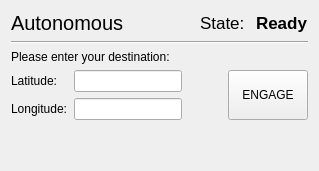
          <widget class="QWidget" name="page_auto">
           <layout class="QVBoxLayout" name="verticalLayout">
            <item>
             <layout class="QHBoxLayout" name="horizontalLayout_21">
              <item>
               <widget class="QLabel" name="label_129">
                <property name="font">
                 <font>
                  <pointsize>15</pointsize>
                  <weight>50</weight>
                  <bold>false</bold>
                 </font>
                </property>
                <property name="text">
                 <string>Autonomous</string>
                </property>
                <property name="alignment">
                 <set>Qt::AlignLeading|Qt::AlignLeft|Qt::AlignVCenter</set>
                </property>
               </widget>
              </item>
              <item>
               <spacer name="horizontalSpacer_26">
                <property name="orientation">
                 <enum>Qt::Horizontal</enum>
                </property>
                <property name="sizeHint" stdset="0">
                 <size>
                  <width>40</width>
                  <height>20</height>
                 </size>
                </property>
               </spacer>
              </item>
              <item>
               <widget class="QLabel" name="label_39">
                <property name="font">
                 <font>
                  <pointsize>13</pointsize>
                 </font>
                </property>
                <property name="text">
                 <string>State: </string>
                </property>
               </widget>
              </item>
              <item>
               <widget class="QLabel" name="label_auto_state">
                <property name="font">
                 <font>
                  <pointsize>13</pointsize>
                  <weight>75</weight>
                  <bold>true</bold>
                 </font>
                </property>
                <property name="text">
                 <string>Ready</string>
                </property>
               </widget>
              </item>
             </layout>
            </item>
            <item>
             <widget class="Line" name="line_20">
              <property name="orientation">
               <enum>Qt::Horizontal</enum>
              </property>
             </widget>
            </item>
            <item>
             <widget class="QLabel" name="label_35">
              <property name="font">
               <font>
                <italic>false</italic>
               </font>
              </property>
              <property name="text">
               <string>Please enter your destination:</string>
              </property>
             </widget>
            </item>
            <item>
             <layout class="QHBoxLayout" name="horizontalLayout_24">
              <item>
               <layout class="QVBoxLayout" name="verticalLayout_3">
                <item>
                 <widget class="QLabel" name="label_22">
                  <property name="text">
                   <string>Latitude:</string>
                  </property>
                 </widget>
                </item>
                <item>
                 <widget class="QLabel" name="label_23">
                  <property name="text">
                   <string>Longitude:</string>
                  </property>
                 </widget>
                </item>
               </layout>
              </item>
              <item>
               <layout class="QVBoxLayout" name="verticalLayout_4">
                <item>
                 <widget class="QLineEdit" name="edit_lat">
                  <property name="maxLength">
                   <number>20</number>
                  </property>
                 </widget>
                </item>
                <item>
                 <widget class="QLineEdit" name="edit_lng">
                  <property name="maxLength">
                   <number>20</number>
                  </property>
                 </widget>
                </item>
               </layout>
              </item>
              <item>
               <spacer name="horizontalSpacer_25">
                <property name="orientation">
                 <enum>Qt::Horizontal</enum>
                </property>
                <property name="sizeHint" stdset="0">
                 <size>
                  <width>40</width>
                  <height>20</height>
                 </size>
                </property>
               </spacer>
              </item>
              <item>
               <widget class="QPushButton" name="button_engage_auto">
                <property name="minimumSize">
                 <size>
                  <width>0</width>
                  <height>50</height>
                 </size>
                </property>
                <property name="text">
                 <string>ENGAGE</string>
                </property>
               </widget>
              </item>
             </layout>
            </item>
            <item>
             <spacer name="verticalSpacer_48">
              <property name="orientation">
               <enum>Qt::Vertical</enum>
              </property>
              <property name="sizeHint" stdset="0">
               <size>
                <width>20</width>
                <height>40</height>
               </size>
              </property>
             </spacer>
            </item>
           </layout>
          </widget>
